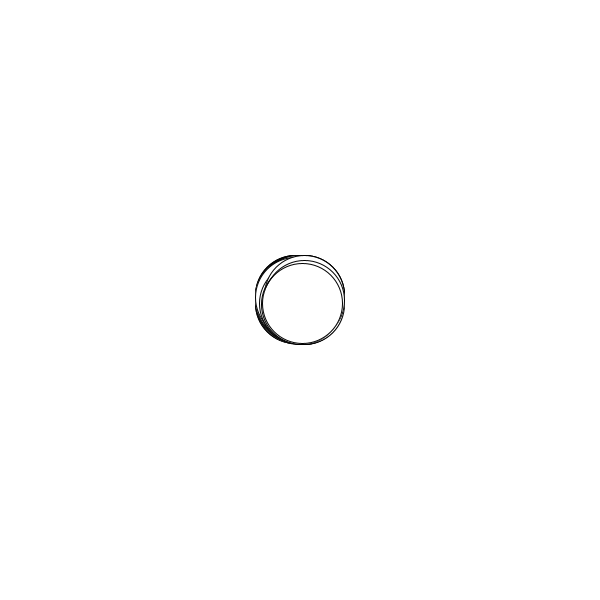
Frame 1 (no input)
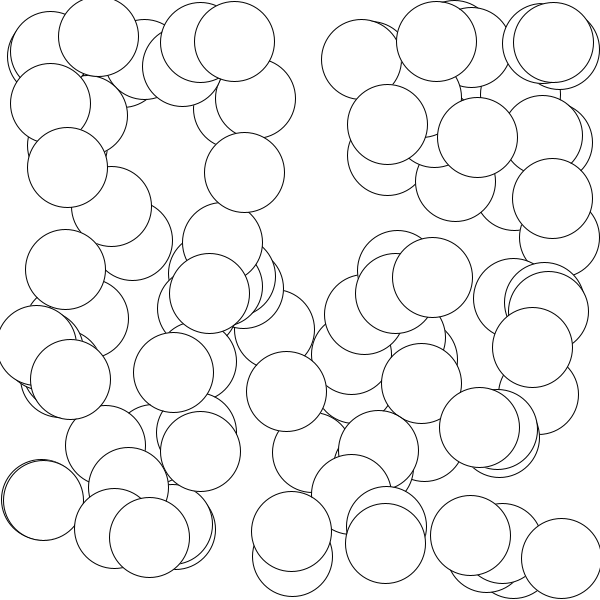
Frame 60 (the mouse pressed at the canvas centre just before this capture)
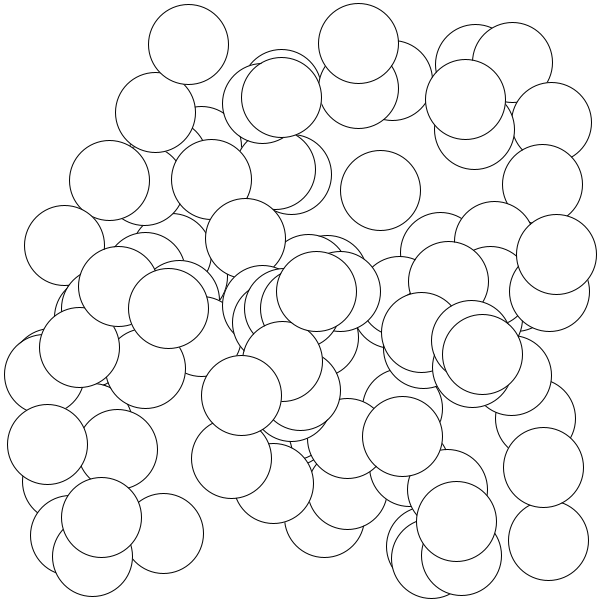
Frame 120 (the mouse held since frame 60 and released just before this capture)

The Processing sketch that drew these frames (run headless with seeded random() and noise(); from frame 60 on, the mouse is pressed at the canvas centre):

// Processing sketch: w07b_objectArray
// ── w07b_objectArray.pde
// code 1 fall 2019
// bryan ma

// storing objects in an array

Ball[] b = new Ball[100];

void setup() {
  size(600, 600);
  for (int i = 0; i < b.length; i++) {
    b[i] = new Ball(width/2, height/2);
  }
}

void draw() {
  background(255);
  for (int i = 0; i < b.length; i++) {
    b[i].update();
    b[i].display();
  }
}

class Ball {
  float x;
  float y;
  float dx;
  float dy;
  float r;

  Ball(float _x, float _y) {
    x = _x;
    y = _y;
    dx = random(-5, 5);
    dy = random(-5, 5);
    r = 40;
  }

  void update() {
    if (x > width - r || x < r) {
      dx *= -1;
    }
    if (y > height - r || y < r) {
      dy *= -1;
    }

    x += dx;
    y += dy;
  }

  void display() {
    ellipse(x, y, r * 2, r * 2);
  }
}
